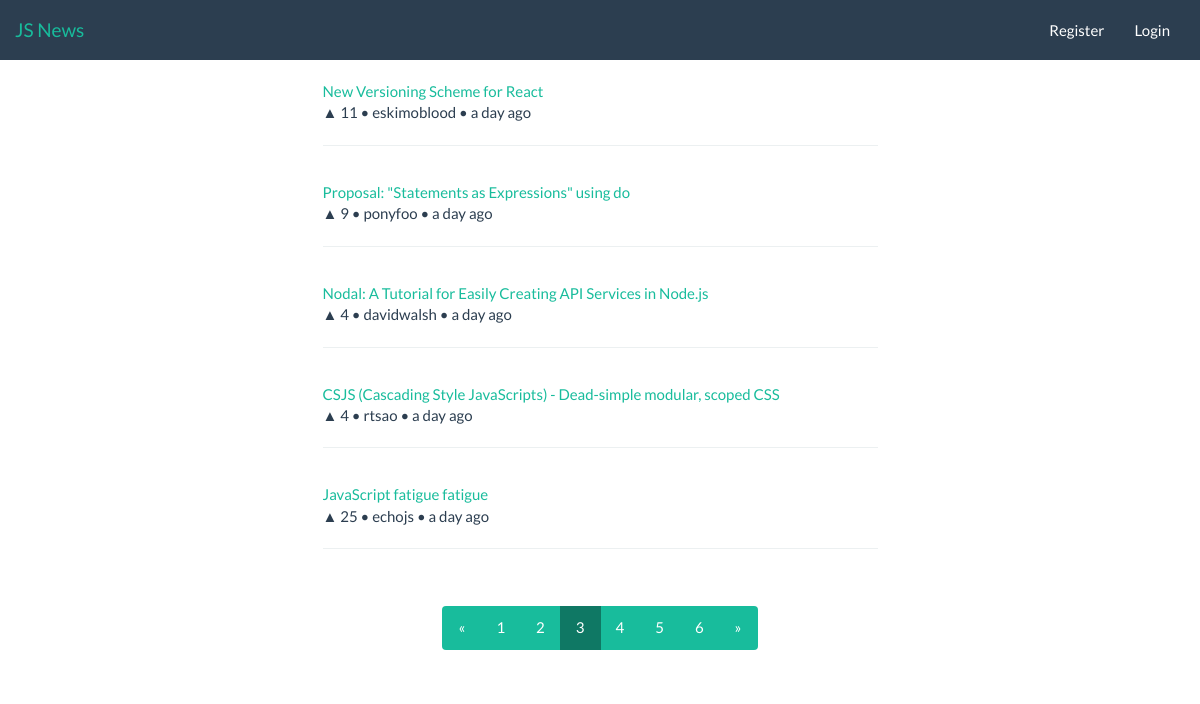
/?page=3, run on the app's committed database.
### articles/models.py (models this page shows, shortened)
class Article(models.Model):
    url = models.CharField(max_length=1000)
    title = models.CharField(max_length=1000)
    username = models.CharField(max_length=100)
    up = models.IntegerField(default=0, editable=False)
    down = models.IntegerField(default=0, editable=False)
    comments = models.IntegerField(default=0, editable=False)
    created_time = models.DateTimeField(editable=False)
    visited_time = models.DateTimeField(null=True, blank=True, editable=False)
    bookmarked_time = models.DateTimeField(null=True, blank=True, editable=False)

### articles/views.py (the view)
# urls.py: url(r'^$', views.index, name='index'),
def index(request):
    latest_article_list = Article.objects.order_by('-created_time')
    paginator = Paginator(latest_article_list, 5)
    page = request.GET.get('page')
    try:
        articles = paginator.page(page)
    except PageNotAnInteger:
        articles = paginator.page(1)
    except EmptyPage:
        articles = paginator.page(paginator.num_pages)
    for article in articles.object_list:
        article.created_time = article.created_time.strftime("%Y-%m-%dT%H:%M:%S")
    return render(request, 'articles/index.html', {
        'articles': articles,
        'paginator': paginator
    })

### articles/templates/articles/index.html (shortened to what this page needs)
{% extends 'base.html' %}
{% block content %}
    <div class="container">
        <div class="row articles-container">
            {% if articles %}
                {% for article in articles %}
                    <article class="col-md-6 col-md-offset-3">
                        <a href="{{ article.url }}/">{{ article.title }}</a>
                        <p>
                            &#x25B2; {{ article.up }}
                            &#x2022; {{ article.username }}
                            &#x2022; <span class="created_time">{{ article.created_time }}</span>
                        </p>
                        <hr>
                    </article>
                {% endfor %}
                <div class="col-md-6 col-md-offset-3 text-center">
                    <ul class="pagination">
                        {% if articles.has_previous %}
                            <li><a href="?page={{ articles.previous_page_number }}">&laquo;</a></li>
                        {% else %}
                            <li class="disabled"><a href="#">&laquo;</a></li>
                        {% endif %}
                        {% for i in paginator.page_range %}
                            {% if articles.number == i %}
                                <li class="active"><a href="?page={{ i }}">{{ i }}</a></li>
                            {% else %}
                                <li><a href="?page={{ i }}">{{ i }}</a></li>
                            {% endif %}
                        {% endfor %}
                        {% if articles.has_next %}
                            <li><a href="?page={{ articles.next_page_number }}">&raquo;</a></li>
                        {% else %}
                            <li class="disabled"><a href="#">&raquo;</a></li>
                        {% endif %}
                    </ul>
                </div>
            {% else %}
                <p>No articles are available.</p>
            {% endif %}
        </div>
    </div>
{% endblock %}

### articles/static/css/main.css (style rules this page uses)
article { padding-bottom: 1em; }

### data on the page
Article: title "New Versioning Scheme for React", up "11", username "eskimoblood"
Article: title "Proposal: \"Statements as Expressions\" using do", up "9", username "ponyfoo"
Article: title "Nodal: A Tutorial for Easily Creating API Services in Node.js", up "4", username "davidwalsh"
Article: title "CSJS (Cascading Style JavaScripts) - Dead-simple modular, scoped CSS", up "4", username "rtsao"
Article: title "JavaScript fatigue fatigue", up "25", username "echojs"

### other printed values
{{ i }} "1" "2" "4" "5" "6"
{{ i }} "3"
